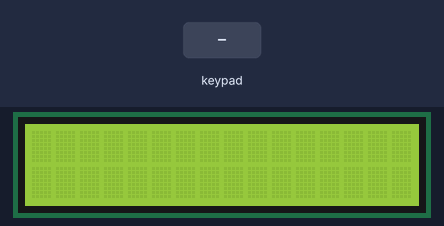
Simulated run of this sketch. Board: Arduino Uno, built with avr-gcc and run on an emulated ATmega328P. Shown: 16×2 character LCD. The test bench sets the inputs (shaded band).

Above: at 1.2 s.
1.3 s: keypad keys 2 3 4 5 pressed 0.4 s apart
At 3.3 s:
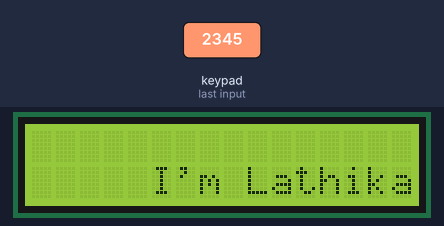
4.4 s: key '7' pressed
At 5.6 s:
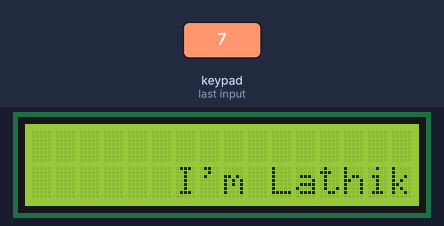
5.9 s: key '8' pressed
At 7.1 s:
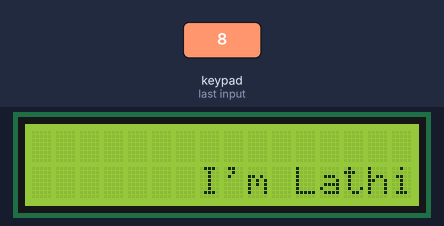
7.4 s: keypad keys 2 3 4 5 * pressed 0.4 s apart
At 9.5 s:
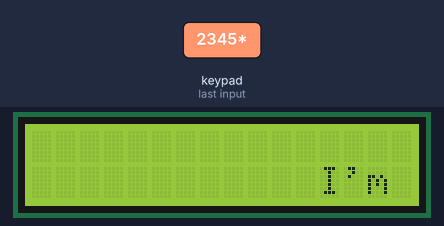
Timing chart, 0 to 11.0 s (numbered marks = the images above; inputs shaded):
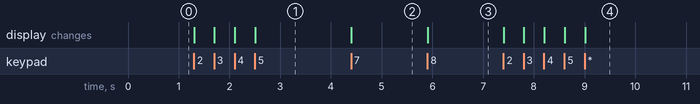

Measured:
- after the input at 1.3 s, the display: first changes at once (image 1 shows a later state)
- after the input at 4.4 s, the display: changes at once (image 2)
- after the input at 5.9 s, the display: changes at once (image 3)
- after the input at 7.4 s, the display: first changes at once (image 4 shows a later state)

The sketch:

sketch_apr03a.ino
```cpp
#include <Keypad.h>
#include <LiquidCrystal.h>
const int rs=13, en = 12, d4=11, d5=10 ,d6=1, d7 =0;
LiquidCrystal lcd(rs,en,d4,d5,d6,d7);
const byte ROWS = 4;
const byte COLS = 4;
char keys[ROWS][COLS]= {
  {'7','8','9','/'},
  {'4','5','6','*'},
  {'1','2','3','-'},
  {'c','0','=','+'}
};
byte rowPins[ROWS]= {2,3,4,5};
byte colPins[COLS]= {6,7,8,9};
int i=0;
char arr[10];
Keypad keypad = Keypad(makeKeymap(keys) , rowPins, colPins, ROWS, COLS);

void setup() {
  // put your setup code here, to run once:
lcd.begin(16,2); //16 col, 2 rows

}

void loop() {
  // put your main code here, to run repeatedly:
char key = keypad.getKey();
if (key){
  lcd.setCursor(1,1);
  lcd.print("I'm Lathika");
  lcd.display();
  lcd.scrollDisplayRight();
  }
}
```
